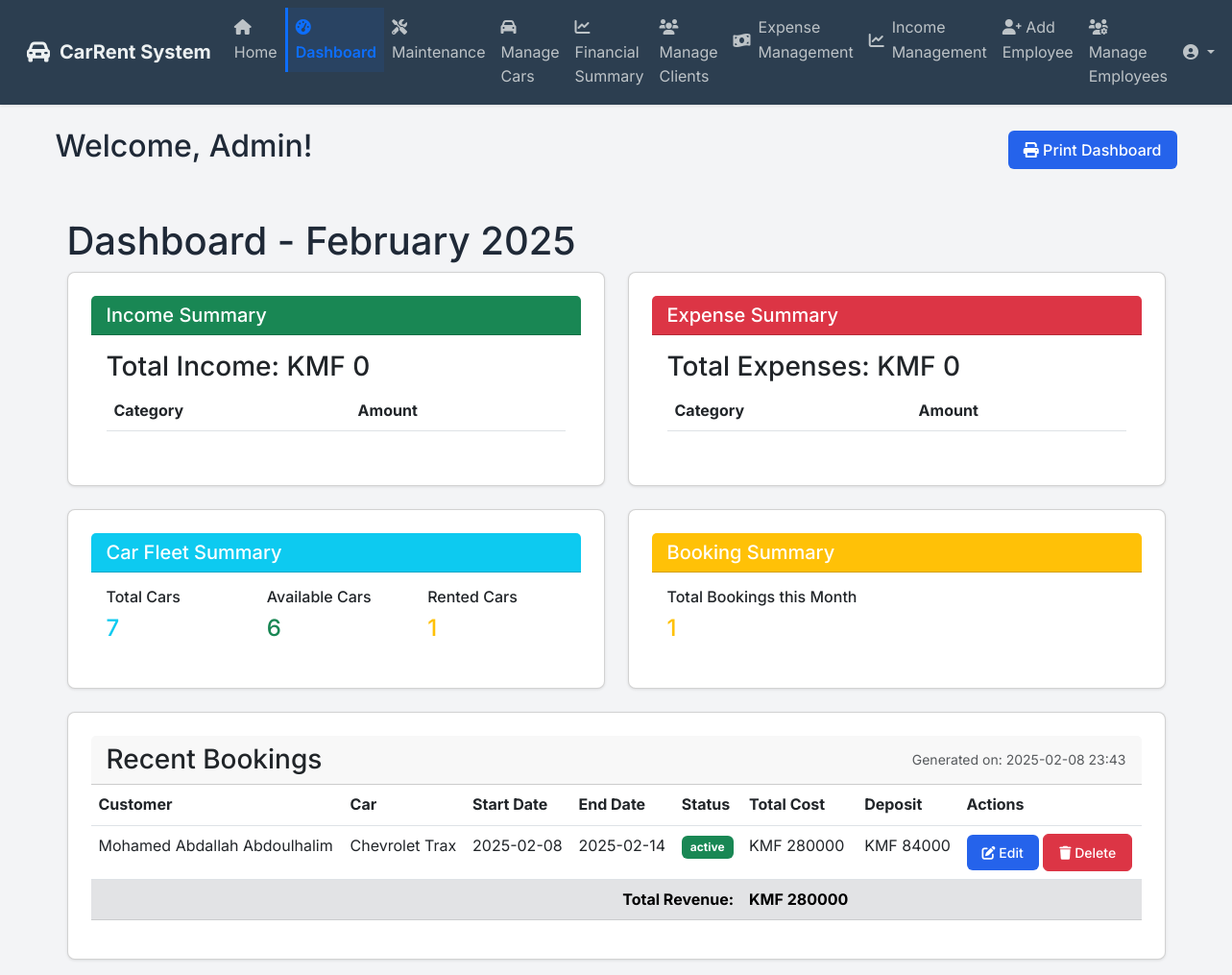
The page /dashboard (signed in) on the database its author committed.
### app/models.py (models this page shows, shortened)
class User(db.Model, UserMixin):
    id = db.Column(db.Integer, primary_key=True)
    email = db.Column(db.String(255), nullable=False)
    password = db.Column(db.String(255), nullable=False)
    name = db.Column(db.String(255), nullable=False)
    employee_id = db.Column(db.String(100), unique=True, nullable=False)
    is_admin = db.Column(db.Boolean, default=False)
    role = db.Column(db.String(50), nullable=False, default='employee')  # 'admin', 'manager', 'secretary'
    salary = db.Column(db.Float, nullable=True, default=0.0)  # Employee salary
    phone_number = db.Column(db.String(50), nullable=True)  # Employee phone number
    is_active = db.Column(db.Boolean, default=True)  # New column for active/inactive status
    bookings_created = db.relationship('Booking', backref='employee', lazy=True)
    user_expenses = db.relationship('Expense', backref='user', lazy=True)
    user_incomes = db.relationship('Income', backref='user_income', lazy=True)

class Booking(db.Model):
    id = db.Column(db.Integer, primary_key=True)
    employee_id = db.Column(db.Integer, db.ForeignKey('user.id'), nullable=False)
    customer_id = db.Column(db.Integer, db.ForeignKey('customer.id'), nullable=False)
    car_id = db.Column(db.Integer, db.ForeignKey('car.id'), nullable=False)
    start_date = db.Column(db.DateTime, nullable=False)
    end_date = db.Column(db.DateTime, nullable=False)
    total_cost = db.Column(db.Float, nullable=False)
    deposit_amount = db.Column(db.Float, nullable=False)
    status = db.Column(db.String(20), default='active')
    notes = db.Column(db.Text)
    created_at = db.Column(db.DateTime, default=datetime.utcnow)

class Customer(db.Model):
    id = db.Column(db.Integer, primary_key=True)
    name = db.Column(db.String(100), nullable=False)
    phone = db.Column(db.String(20), unique=True, nullable=False)
    email = db.Column(db.String(120), unique=True, nullable=True)
    address = db.Column(db.String(200), nullable=True)
    license_number = db.Column(db.String(50), nullable=False)
    nin_passport_number = db.Column(db.String(50), unique=True, nullable=True)
    nationality = db.Column(db.String(50), nullable=True)
    created_at = db.Column(db.DateTime, default=datetime.utcnow)
    bookings = db.relationship('Booking', backref='customer', lazy='dynamic')

class Car(db.Model):
    id = db.Column(db.Integer, primary_key=True)
    model = db.Column(db.String(100), nullable=False)
    year = db.Column(db.Integer, nullable=False)
    license_plate = db.Column(db.String(20), unique=True, nullable=False)
    daily_rate = db.Column(db.Float, nullable=False)
    is_available = db.Column(db.Boolean, default=True)
    category = db.Column(db.String(50), nullable=False)
    description = db.Column(db.Text)
    features = db.Column(db.Text)  # Store as JSON string
    main_image = db.Column(db.String(200))  # Path to main display image
    display_order = db.Column(db.Integer, default=0)  # New field for custom ordering
    images = db.relationship('CarImage', backref='car', lazy=True, cascade='all, delete-orphan')
    bookings = db.relationship('Booking', backref='car', lazy=False)
    maintenance_records = db.relationship('Maintenance', backref='car', lazy=True, cascade='all, delete-orphan')

### app/routes.py (the view)
@main.route('/dashboard')
@login_required
@agency_only
def dashboard():
    current_month = datetime.now().month
    current_year = datetime.now().year
    incomes = Income.query.filter(
        extract('year', Income.date) == current_year,
        extract('month', Income.date) == current_month
    ).all()
    total_income = sum(income.amount for income in incomes)
    income_by_category = {}
    for income in incomes:
        income_by_category[income.category] = income_by_category.get(income.category, 0) + income.amount
    expenses = Expense.query.filter(
        extract('year', Expense.date) == current_year,
        extract('month', Expense.date) == current_month
    ).all()
    total_expenses = sum(expense.amount for expense in expenses)
    expense_by_category = {}
    for expense in expenses:
        expense_by_category[expense.category] = expense_by_category.get(expense.category, 0) + expense.amount
    total_bookings = Booking.query.filter(
        extract('year', Booking.start_date) == current_year,
        extract('month', Booking.start_date) == current_month
    ).count()
    total_cars = Car.query.count()
    available_cars = Car.query.filter_by(is_available=True).count()
    dashboard_context = {
        'total_income': total_income,
        'income_by_category': income_by_category,
        'total_expenses': total_expenses,
        'expense_by_category': expense_by_category,
        'total_bookings': total_bookings,
        'total_cars': total_cars,
        'available_cars': available_cars,
        'current_month': datetime.now().strftime('%B'),
        'current_year': current_year,
        'current_datetime': datetime.now()
    }
    if not (current_user.is_admin or current_user.role in ['manager', 'secretary']):
        dashboard_context['bookings'] = Booking.query.filter_by(employee_id=current_user.id).order_by(Booking.created_at.desc()).all()
    else:
        dashboard_context['bookings'] = Booking.query.order_by(Booking.created_at.desc()).all()
        dashboard_context['cars'] = Car.query.all()
    return render_template('dashboard.html', **dashboard_context)

### app/routes.py (called while the page is built)
def agency_only(f):
    @wraps(f)
    def decorated_function(*args, **kwargs):
        if not current_user.is_authenticated:
            flash('Please log in to access this page.', 'error')
            return redirect(url_for('auth.login'))
        if current_user.role == 'agency':
            flash('You do not have permission to access this page.', 'error')
            return redirect(url_for('main.home'))
        return f(*args, **kwargs)
    return decorated_function

### app/templates/dashboard.html (shortened to what this page needs)
{% extends "base.html" %}
{% block content %}
<div class="dashboard-header d-flex justify-content-between align-items-center mb-4">
    <h2>Welcome, {{ current_user.name }}!</h2>
    <button class="btn btn-primary" onclick="printDashboard()">
        <i class="fas fa-print"></i> Print Dashboard
    </button>
</div>
{% if current_user.is_admin or current_user.role in ['manager', 'secretary'] %}
<div class="container-fluid">
    <div class="row">
        <div class="col-md-12">
            <h1 class="mt-4">Dashboard - {{ current_month }} {{ current_year }}</h1>
        </div>
    </div>
    <div class="row">
        <div class="col-md-6">
            <div class="card mb-4">
                <div class="card-header bg-success text-white">
                    <h5 class="card-title mb-0">Income Summary</h5>
                </div>
                <div class="card-body">
                    <h3 class="card-title">Total Income: KMF {{ "%.0f"|format(total_income) }}</h3>
                    <table class="table">
                        <thead>
                            <tr>
                                <th>Category</th>
                                <th>Amount</th>
                            </tr>
                        </thead>
                    </table>
                </div>
            </div>
        </div>
        <div class="col-md-6">
            <div class="card mb-4">
                <div class="card-header bg-danger text-white">
                    <h5 class="card-title mb-0">Expense Summary</h5>
                </div>
                <div class="card-body">
                    <h3 class="card-title">Total Expenses: KMF {{ "%.0f"|format(total_expenses) }}</h3>
                    <table class="table">
                        <thead>
                            <tr>
                                <th>Category</th>
                                <th>Amount</th>
                            </tr>
                        </thead>
                    </table>
                </div>
            </div>
        </div>
    </div>
    <div class="row">
        <div class="col-md-6">
            <div class="card mb-4">
                <div class="card-header bg-info text-white">
                    <h5 class="card-title mb-0">Car Fleet Summary</h5>
                </div>
                <div class="card-body">
                    <div class="row">
                        <div class="col-md-4">
                            <h6>Total Cars</h6>
                            <p class="h4 text-info">{{ total_cars }}</p>
                        </div>
                        <div class="col-md-4">
                            <h6>Available Cars</h6>
                            <p class="h4 text-success">{{ available_cars }}</p>
                        </div>
                        <div class="col-md-4">
                            <h6>Rented Cars</h6>
                            <p class="h4 text-warning">{{ total_cars - available_cars }}</p>
                        </div>
                    </div>
                </div>
            </div>
        </div>
        <div class="col-md-6">
            <div class="card mb-4">
                <div class="card-header bg-warning text-white">
                    <h5 class="card-title mb-0">Booking Summary</h5>
                </div>
                <div class="card-body">
                    <h6>Total Bookings this Month</h6>
                    <p class="h4 text-warning">{{ total_bookings }}</p>
                </div>
            </div>
        </div>
    </div>
    <div class="card">
        <div class="card-header d-flex justify-content-between align-items-center">
            <h3 class="mb-0">Recent Bookings</h3>
            <div class="print-info text-muted">
                <small>Generated on: {{ current_datetime.strftime('%Y-%m-%d %H:%M') }}</small>
            </div>
        </div>
        <div class="table-responsive">
            <table class="table">
                <thead>
                    <tr>
                        <th>Customer</th>
                        <th>Car</th>
                        <th>Start Date</th>
                        <th>End Date</th>
                        <th>Status</th>
                        <th>Total Cost</th>
                        <th>Deposit</th>
                        <th class="no-print">Actions</th>
                    </tr>
                </thead>
                <tbody>
                    {% for booking in bookings %}
                    <tr>
                        <td>{{ booking.customer.name }}</td>
                        <td>{{ booking.car.model }}</td>
                        <td>{{ booking.start_date.strftime('%Y-%m-%d') }}</td>
                        <td>{{ booking.end_date.strftime('%Y-%m-%d') }}</td>
                        <td>
                            <span class="badge {% if booking.status == 'active' %}bg-success{% else %}bg-secondary{% endif %}">
                                {{ booking.status }}
                            </span>
                        </td>
                        <td>KMF {{ "%.0f"|format(booking.total_cost) }}</td>
                        <td>KMF {{ "%.0f"|format(booking.deposit_amount) }}</td>
                        <td class="no-print">
                            {% if booking.status == 'active' %}
                            <button class="btn btn-sm btn-primary"
                                    onclick="openEditModal('{{ booking.id }}', '{{ booking.end_date.strftime('%Y-%m-%d') }}', {{ booking.car.daily_rate }})">
                                <i class="fas fa-edit"></i> Edit
                            </button>
                            {% endif %}
                            <button class="btn btn-sm btn-danger"
                                    onclick="openDeleteModal('{{ booking.id }}', '{{ booking.car.model }}', '{{ booking.customer.name }}')">
                                <i class="fas fa-trash"></i> Delete
                            </button>
                        </td>
                    </tr>
                    {% endfor %}
                </tbody>
                <tfoot class="table-secondary">
                    <tr>
                        <td colspan="5" class="text-end"><strong>Total Revenue:</strong></td>
                        <td><strong>KMF {{ "%.0f"|format(bookings|sum(attribute='total_cost')) }}</strong></td>
                        <td class="no-print"></td>
                        <td class="no-print"></td>
                    </tr>
                </tfoot>
            </table>
        </div>
    </div>
{% endif %}
{% endblock %}

### app/static/css/style.css (style rules this page uses)
:root { --primary-color: #2563eb; --secondary-color: #1e40af; --background-color: #f3f4f6; --text-color: #1f2937; --error-color: #dc2626; --success-color: #059669; }
* { margin: 0; padding: 0; box-sizing: border-box; }
body { font-family: 'Inter', sans-serif; background-color: var(--background-color); color: var(--text-color); line-height: 1.6; }
.card { background-color: white; border-radius: 0.5rem; box-shadow: 0 1px 3px rgba(0, 0, 0, 0.1); padding: 1.5rem; margin-bottom: 1rem; }
.btn { display: inline-block; padding: 0.5rem 1rem; border-radius: 0.375rem; font-weight: 500; text-align: center; cursor: pointer; transition: background-color 0.2s; text-decoration: none; }
.btn-primary { background-color: var(--primary-color); color: white; border: none; }

### app/templates/dashboard.html (style rules this page uses)
.badge { padding: 0.5em 0.75em; }

### rows shown on the page
User: name "Admin"
Booking: customer.name "Mohamed Abdallah Abdoulhalim", car.model "Chevrolet Trax", start_date "2025-02-08", end_date "2025-02-14", status "active", total_cost "280000", deposit_amount "84000"

### other values the page prints
{{ "%.0f"|format(total_income) }} "0"
{{ "%.0f"|format(total_expenses) }} "0"
{{ total_cars }} "7"
{{ available_cars }} "6"
{{ total_cars - available_cars }} "1"
{{ total_bookings }} "1"
{{ "%.0f"|format(bookings|sum(attribute='total_cost')) }} "280000"
